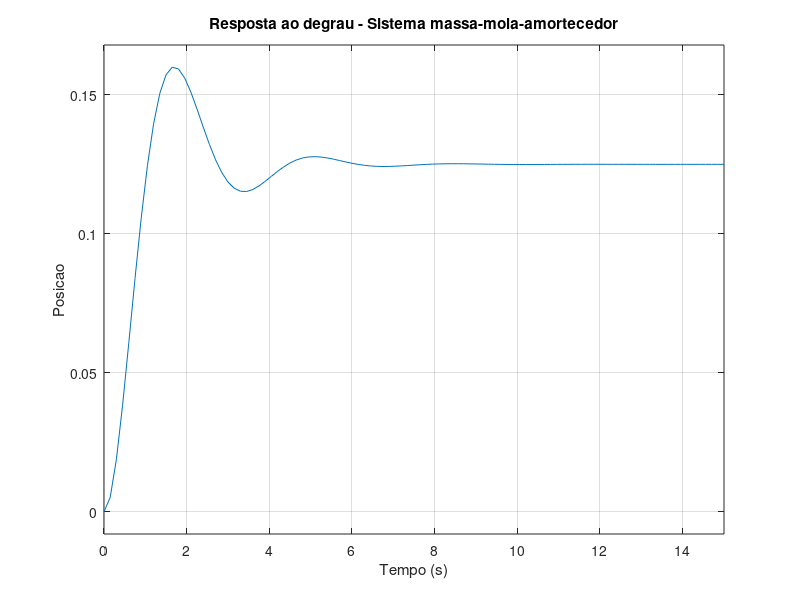
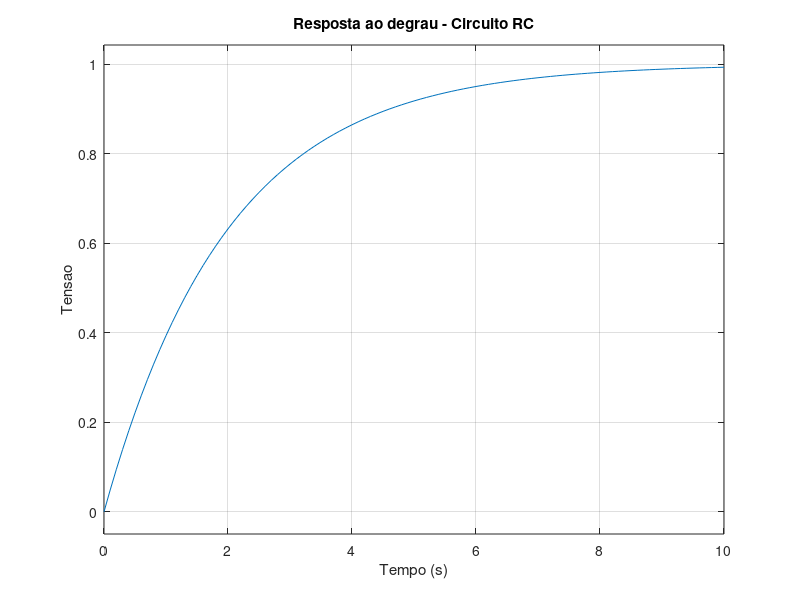
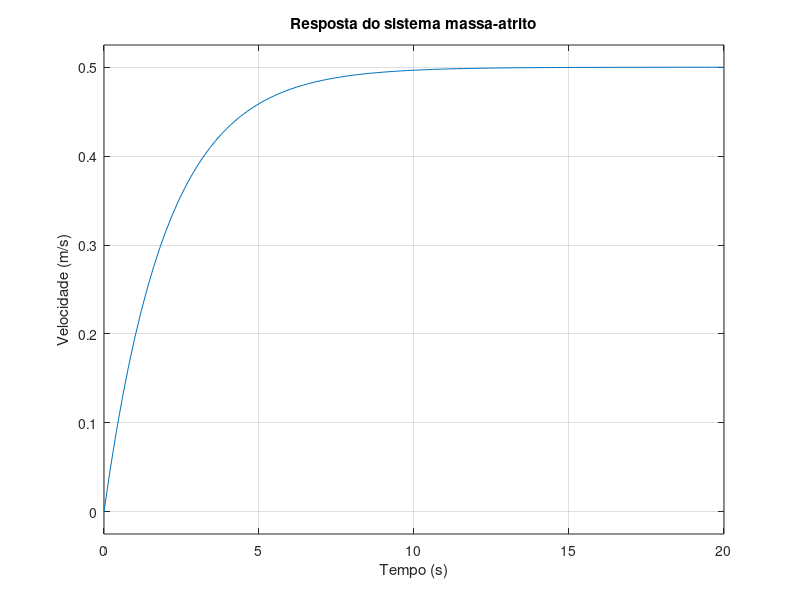

The MATLAB script that drew these images, in order:
%%
% 1. Sistema massa-mola-amortecedor

M = 2;
B = 3;
K = 8;

num = 1;
den = [M B K];

sistema = tf(num, den)

figure
step(sistema, 15)
xlabel('Tempo (s)')
ylabel('Posicao')
title('Resposta ao degrau - Sistema massa-mola-amortecedor')
grid on

%%
% 2. Circuito RC

R = 1000;
tau = 2;

C = tau / R;

num = 1;
den = [R*C 1];

sistema = tf(num, den);

fprintf('Capacitancia: %.4f F\n', C)
sistema

figure
step(sistema, 10)
xlabel('Tempo (s)')
ylabel('Tensao')
title('Resposta ao degrau - Circuito RC')
grid on

%%
% 3. Sistema massa-atrito

M = 4;
F = 1;
velocidade = 0.5;

B = F / velocidade;

num = 1;
den = [M B];

sistema = tf(num, den);

fprintf('Coeficiente de atrito B: %.2f\n', B)
sistema

figure
step(F * sistema)
xlabel('Tempo (s)')
ylabel('Velocidade (m/s)')
title('Resposta do sistema massa-atrito')
grid on
